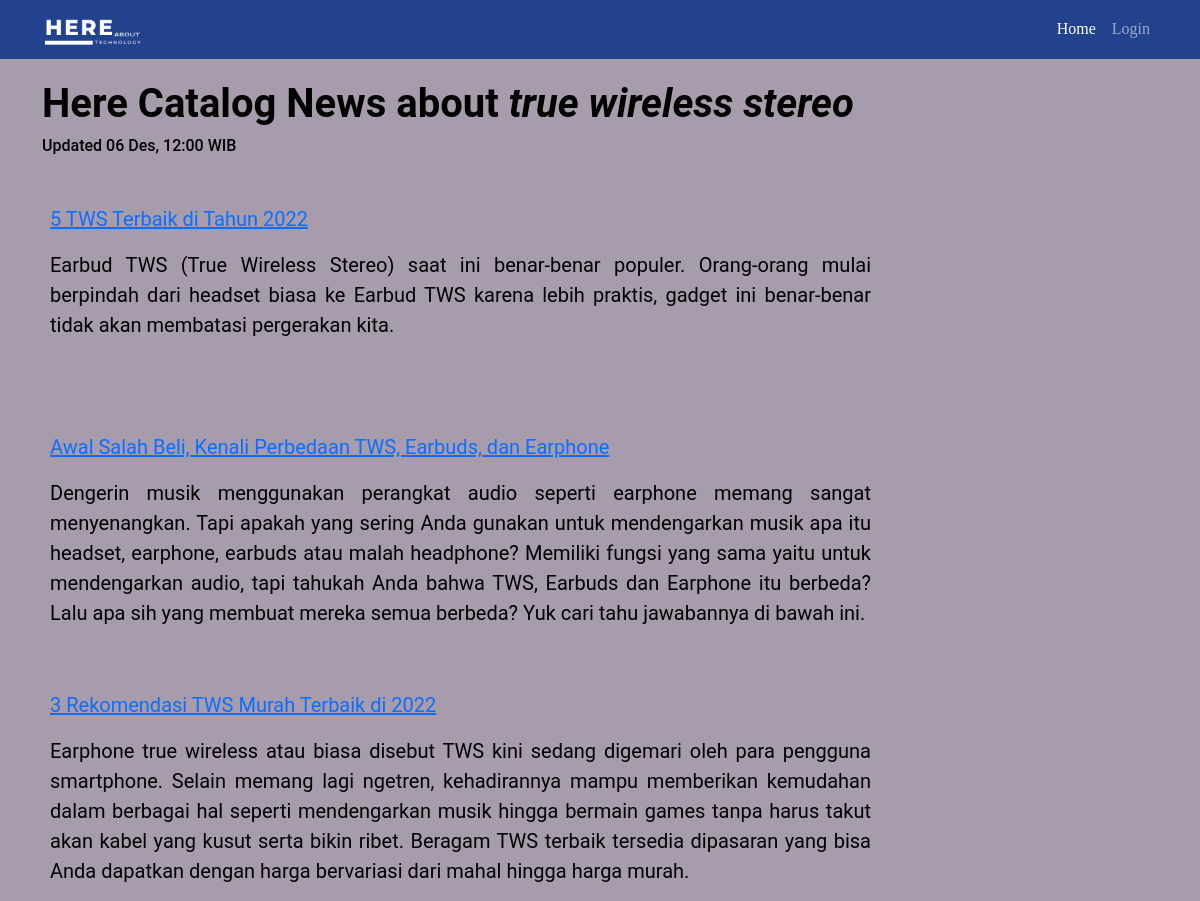
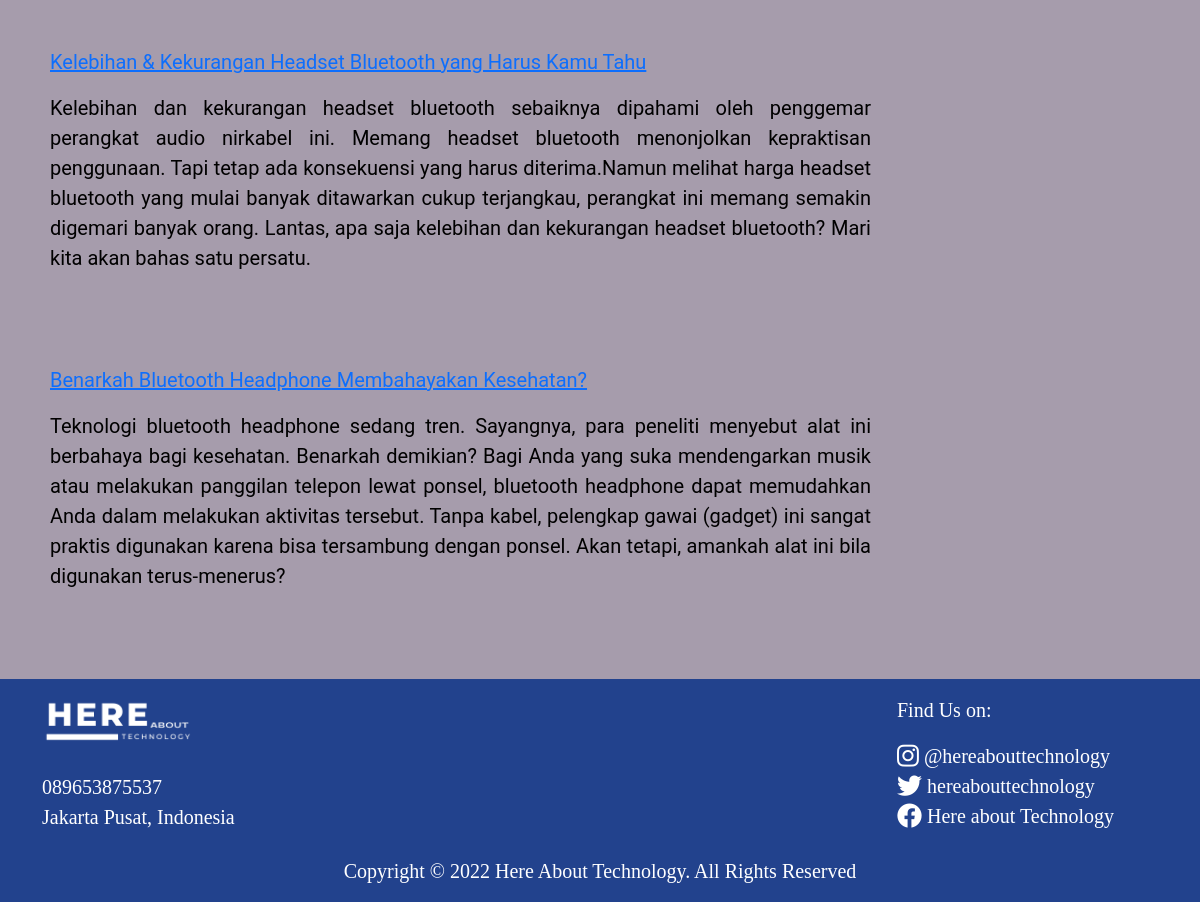
Page /catalog_tws/index.php on the committed database (2 pictures, top to bottom).
### tables this page shows
CREATE TABLE `catalogs` (
  `id` int(11) NOT NULL,
  `catalog_name` varchar(10) NOT NULL,
  `authors` varchar(25) NOT NULL,
  `judul_catalog` varchar(100) NOT NULL,
  `date` date NOT NULL,
  `caption` varchar(10000) NOT NULL,
  `konten_catalog` mediumtext NOT NULL,
  `konten2` mediumtext DEFAULT NULL,
  `konten3` mediumtext DEFAULT NULL,
  `konten4` mediumtext DEFAULT NULL,
  `konten5` mediumtext DEFAULT NULL,
  `konten6` mediumtext DEFAULT NULL,
  `konten7` mediumtext DEFAULT NULL
);

### catalog_tws/index.php (the view, shortened to what this page needs)
<!DOCTYPE html>
<html lang="en">
  <head>
    <link href="https://cdn.jsdelivr.net/npm/bootstrap@5.0.2/dist/css/bootstrap.min.css" rel="stylesheet" />
    <link
      rel="stylesheet"
      href="https://cdnjs.cloudflare.com/ajax/libs/font-awesome/6.2.1/css/all.min.css"
    />
  </head>
  <body id="home">
    <nav class="navbar navbar-expand-lg navbar-dark fixed-top" style="background-color: #22428d">
      <div class="container">
        <a class="navbar-brand" href="/finalproject/">
          <img src="../image/logo-dark-new.png" alt="Logo" width="100" class="d-inline-block align-text-top" />
        </a>
        <div class="collapse navbar-collapse" id="navbarSupportedContent">
          <ul class="navbar-nav mb-2 mb-lg-0">
            <li class="nav-item">
              <a class="nav-link active" aria-current="page" href="/finalproject/">Home</a>
            </li>
            <li class="nav-item">
              <a class="nav-link" href="/finalproject/admin/">Login</a>
            </li>
          </ul>
        </div>
      </div>
    </nav>
    <section id="content">
      <div class="container">
        <div class="row">
          <h1>
            <strong>Here Catalog News about <i>true wireless stereo</i></strong>
          </h1>
          <br />
          <h6>Updated 06 Des, 12:00 WIB</h6>
          <br /><br />
          <div class="col">
            <div class="content1" style="text-align: justify; width: 75%; padding: 8px">
            <?php
              include "../connection.php";
              $query = mysqli_query($conn, 'SELECT * FROM catalogs WHERE id = 12');
              while ($data = mysqli_fetch_array($query)) {
            ?>
              <p>
                <a href="/finalproject/catalog_tws/content1.php"><?php echo $data['judul_catalog'] ?></a>
              </p>
              <p>
                <?php echo $data['caption'] ?>
              </p>
              <br /><br />
            </div>
            <?php } ?>
            <div class="content2" style="text-align: justify; width: 75%; padding: 8px">
            <?php
              include "../connection.php";
              $query = mysqli_query($conn, 'SELECT * FROM catalogs WHERE id = 14');
              while ($data = mysqli_fetch_array($query)) {
            ?>
              <p>
                <a href="/finalproject/catalog_tws/content2.php"><?php echo $data['judul_catalog'] ?></a>
              </p>
              <p>
                <?php echo $data['caption'] ?>
              </p>
              <br />
            </div>
            <?php } ?>
            <div class="content3" style="text-align: justify; width: 75%; padding: 8px">
            <?php
              include "../connection.php";
              $query = mysqli_query($conn, 'SELECT * FROM catalogs WHERE id = 15');
              while ($data = mysqli_fetch_array($query)) {
            ?>
              <p>
                <a href="/finalproject/catalog_tws/content3.php"><?= $data['judul_catalog'] ?></a>
              </p>
              <p>
                <?= $data['caption'] ?>
              </p>
              <br />
            </div>
            <?php } ?>
            <div class="content4" style="text-align: justify; width: 75%; padding: 8px">
            <?php
              include "../connection.php";
              $query = mysqli_query($conn, 'SELECT * FROM catalogs WHERE id = 16');
              while ($data = mysqli_fetch_array($query)) {
            ?>
              <p>
                <a href="/finalproject/catalog_tws/content4.php"><?= $data['judul_catalog'] ?></a>
              </p>
              <p>
                <?= $data['caption'] ?>
              </p>
              <br /><br />
            </div>
            <?php } ?>
            <div class="content5" style="text-align: justify; width: 75%; padding: 8px">
            <?php
              include "../connection.php";
              $query = mysqli_query($conn, 'SELECT * FROM catalogs WHERE id = 17');
              while ($data = mysqli_fetch_array($query)) {
            ?>
              <p>
                <a href="/finalproject/catalog_tws/content5.php"><?= $data['judul_catalog'] ?></a>
              </p>
              <p>
                <?= $data['caption'] ?>
              </p>
            </div>
            <?php } ?>
            <div class="content6" style="text-align: justify; width: 75%; padding: 8px">
          </div>
        </div>
      </div>
    </section>
    <footer id="footer">
      <div class="container">
        <div class="row">
          <div class="col-3">
            <img src="../image/logo-dark-new.png" alt="Logo" width="150" class="d-inline-block align-text-top" />
            <p>
              <br />
              089653875537
              <br />
              Jakarta Pusat, Indonesia
            </p>
          </div>
          <div class="col-3"></div>
          <div class="col-3"></div>
          <div class="col-3">
            <p>Find Us on:</p>
            <i class="fa-brands fa-instagram fa-lg"></i>
            <span>@hereabouttechnology</span> <br />
            <i class="fa-brands fa-twitter fa-lg"></i>
            <span>hereabouttechnology</span> <br />
            <i class="fa-brands fa-facebook fa-lg"></i>
            <span>Here about Technology</span>
          </div>
          <div class="mt-2 text-center">
            <p>Copyright © 2022 Here About Technology. All Rights Reserved</p>
          </div>
        </div>
      </div>
    </footer>
  </body>
</html>

### catalog_tws/index.php (style rules this page uses)
body { font-family: roboto, "sans-serif"; color: black; }
.navbar { font-family: Garamond; }
#content { background-color: #a69cac; padding-top: 5rem; padding-bottom: 3rem; font-size: 20px; text-align: justify; }
#footer { background-color: #22428d; padding-top: 1rem; color: white; font-family: Garamond; font-size: 20px; }

### rows in the picture
catalogs: judul_catalog "5 TWS Terbaik di Tahun 2022", caption "Earbud TWS (True Wireless Stereo) saat ini benar-benar populer. Orang-orang mulai berpindah dari headset biasa ke Earbud TWS karena lebih praktis, gadget ini benar-benar tidak akan membatasi pergerakan kita."
catalogs: judul_catalog "Awal Salah Beli, Kenali Perbedaan TWS, Earbuds, dan Earphone", caption "Dengerin musik menggunakan perangkat audio seperti earphone memang sangat menyenangkan. Tapi apakah yang sering Anda gunakan untuk mendengarkan musik apa itu headset, earphone, earbuds atau malah headphone? Memiliki fungsi yang sama yaitu untuk mendengarkan audio, tapi tahukah Anda bahwa TWS, Earbuds dan Earphone itu berbeda? Lalu apa sih yang membuat mereka semua berbeda? Yuk cari tahu jawabannya di bawah ini."
catalogs: judul_catalog "3 Rekomendasi TWS Murah Terbaik di 2022", caption "Earphone true wireless atau biasa disebut TWS kini sedang digemari oleh para pengguna smartphone. Selain memang lagi ngetren, kehadirannya mampu memberikan kemudahan dalam berbagai hal seperti mendengarkan musik hingga bermain games tanpa harus takut akan kabel yang kusut serta bikin ribet. Beragam TWS terbaik tersedia dipasaran yang bisa Anda dapatkan dengan harga bervariasi dari mahal hingga harga murah."
catalogs: judul_catalog "Kelebihan & Kekurangan Headset Bluetooth yang Harus Kamu Tahu", caption "Kelebihan dan kekurangan headset bluetooth sebaiknya dipahami oleh penggemar perangkat audio nirkabel ini. Memang headset bluetooth menonjolkan kepraktisan penggunaan. Tapi tetap ada konsekuensi yang harus diterima.Namun melihat harga headset bluetooth yang mulai banyak ditawarkan cukup terjangkau, perangkat ini memang semakin digemari banyak orang. Lantas, apa saja kelebihan dan kekurangan headset bluetooth? Mari kita akan bahas satu persatu."
catalogs: judul_catalog "Benarkah Bluetooth Headphone Membahayakan Kesehatan?", caption "Teknologi bluetooth headphone sedang tren. Sayangnya, para peneliti menyebut alat ini berbahaya bagi kesehatan. Benarkah demikian? Bagi Anda yang suka mendengarkan musik atau melakukan panggilan telepon lewat ponsel, bluetooth headphone dapat memudahkan Anda dalam melakukan aktivitas tersebut. Tanpa kabel, pelengkap gawai (gadget) ini sangat praktis digunakan karena bisa tersambung dengan ponsel. Akan tetapi, amankah alat ini bila digunakan terus-menerus?"
